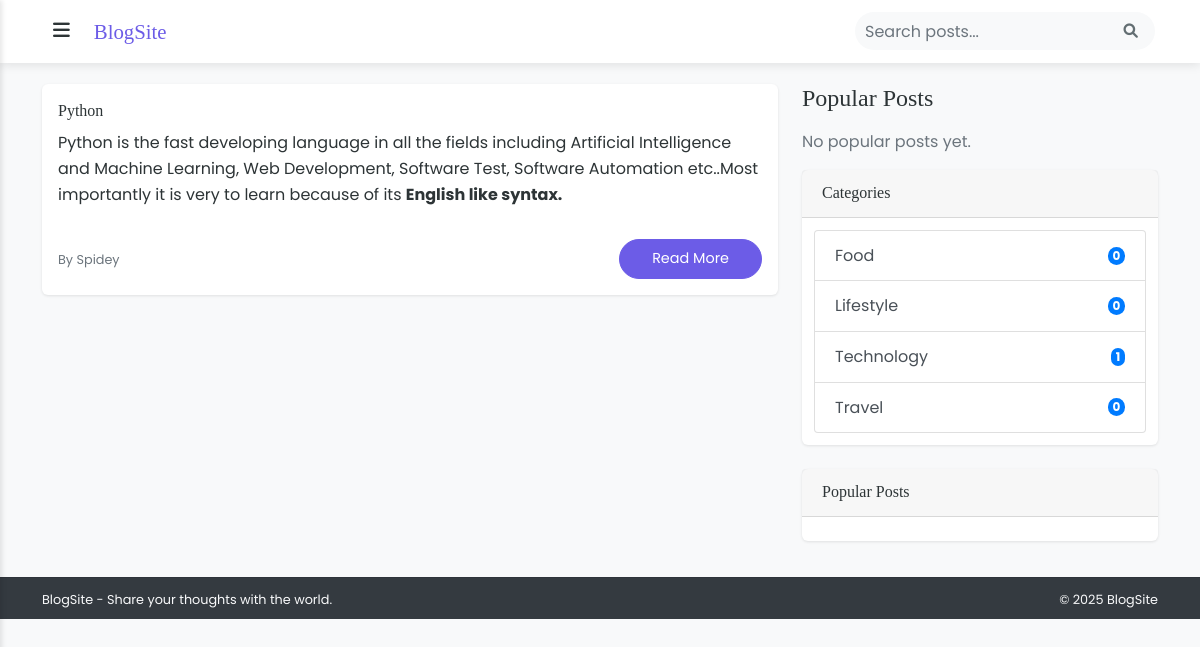
The app's page / (signed in) with its own data.
### Home/models.py (models this page shows, shortened)
class Post(models.Model):
    title = models.CharField(max_length=200)
    slug = models.SlugField(unique=True, max_length=200)
    author = models.ForeignKey(get_user_model(), on_delete=models.CASCADE)
    content = models.TextField()
    image = models.ImageField(upload_to='blog_images/', blank=True, null=True)
    excerpt = models.TextField(max_length=200, blank=True)
    categories = models.ManyToManyField(Category, related_name='posts')
    created_at = models.DateTimeField(auto_now_add=True)
    updated_at = models.DateTimeField(auto_now=True)
    published_at = models.DateTimeField(default=timezone.now)
    is_published = models.BooleanField(default=False)
    views = models.PositiveIntegerField(default=0)
    class Meta:
        ordering = ['-published_at']

class Category(models.Model):
    name = models.CharField(max_length=100, unique=True)
    slug = models.SlugField(unique=True)
    description = models.TextField(blank=True)
    created_at = models.DateTimeField(auto_now_add=True)
    class Meta:
        verbose_name_plural = 'Categories'
        ordering = ['name']

### Authenticate/models.py (models this page shows, shortened)
class CustomUser(AbstractUser):
    profile_image = models.ImageField(
        upload_to='profile_images/',
        null=True,
        blank=True,
        verbose_name='Profile Picture'
    )
    bio = models.TextField(max_length=500, blank=True)

### Home/views.py (the view)
# urls.py: path('', views.home, name='home'),
def home(request):
    posts = Post.objects.filter(is_published=True)
    categories = Category.objects.all()[:5]
    thirty_days_ago = timezone.now() - timedelta(days=30)
    popular_posts = Post.objects.filter(
        is_published=True,
        created_at__gte=thirty_days_ago
    ).order_by('-views', '-created_at')[:3]
    paginator = Paginator(posts, 6)  # Show 6 posts per page
    page_number = request.GET.get('page')
    page_obj = paginator.get_page(page_number)
    context = {
        'page_obj': page_obj,
        'categories': categories,
        'popular_posts': popular_posts,
    }
    return render(request, 'home/index.html', context)

### Home/templates/home/index.html (shortened to what this page needs)
{% extends 'home/base.html' %}
{% block content %}
<div class="row">
    <div class="col-md-8">
        {% if page_obj.object_list.0 %}
        <div class="card mb-4 featured-post">
            <div class="card-body">
                <h2 class="card-title">{{ page_obj.object_list.0.title }}</h2>
                <p class="card-text">{{ page_obj.object_list.0.content|safe|truncatewords_html:50 }}</p>
                <div class="d-flex justify-content-between align-items-center">
                    <div class="author">
                        <small class="text-muted">By {{ page_obj.object_list.0.author.username }}</small>
                    </div>
                    <a href="{% url 'post_detail' page_obj.object_list.0.slug %}" class="btn btn-primary">Read More</a>
                </div>
            </div>
        </div>
        {% endif %}
    </div>
    <div class="col-md-4">
        {% include 'home/includes/popular_posts.html' %}
        <div class="card mb-4">
            <div class="card-header">
                <h5 class="card-title mb-0">Categories</h5>
            </div>
            <div class="card-body">
                <div class="list-group">
                    {% for category in categories %}
                    <a href="{% url 'category_posts' category.slug %}" class="list-group-item list-group-item-action d-flex justify-content-between align-items-center">
                        {{ category.name }}
                        <span class="badge bg-primary rounded-pill">{{ category.posts.count }}</span>
                    </a>
                    {% endfor %}
                </div>
            </div>
        </div>
        <div class="card">
            <div class="card-header">
                <h5 class="card-title mb-0">Popular Posts</h5>
            </div>
            <div class="card-body">
            </div>
        </div>
    </div>
</div>
{% endblock %}

### static/css/style.css (style rules this page uses)
:root { --primary: #6c5ce7; --secondary: #a8a8a8; --accent: #00b894; --background: #f8f9fa; --surface: #ffffff; --text: #2d3436; --text-light: #636e72; --shadow: rgba(0, 0, 0, 0.1); }
body { font-family: 'Poppins', sans-serif; background-color: var(--background); color: var(--text); line-height: 1.6; min-height: 100vh; display: flex; flex-direction: column; margin-top: 60px; }
h1, h2, h3, h4, h5, h6 { font-family: 'Playfair Display', serif; color: var(--text); }
.card { border: none; border-radius: 6px; box-shadow: 0 1px 3px var(--shadow); transition: box-shadow 0.3s ease; height: auto; margin-bottom: 0.75rem; }
.card-body { padding: 0.75rem; display: flex; flex-direction: column; }
.card-title { font-size: 1rem; margin-bottom: 0.25rem; line-height: 1.4; }
.card-text { font-size: 0.85rem; margin-bottom: 0.25rem; line-height: 1.4; overflow: hidden; display: -webkit-box; -webkit-box-orient: vertical; }
.btn { border-radius: 6px; padding: 0.35rem 1rem; transition: all 0.3s ease; font-size: 0.9rem; }
.btn-primary { background-color: var(--primary); border-color: var(--primary); }
.featured-post { margin-bottom: 1.5rem; }
.featured-post .card-body { padding: 1rem; }
.row > [class*='col-'] { padding-right: 0.75rem; padding-left: 0.75rem; }
.btn-primary { padding: 0.5rem 2rem; border-radius: 25px; }

### records on screen
Post: object_list.0 "Python", object_list.0.content "Python is the fast developing language in all the fields including Artificial Intelligence and Machine Learning, Web Development, Software Test, Software Automation etc..Most importantly it is very to learn because of its English like syntax.", object_list.0.author.username "Spidey"
Category: name "Food", posts.count "0"
Category: name "Lifestyle", posts.count "0"
Category: name "Technology", posts.count "1"
Category: name "Travel", posts.count "0"
